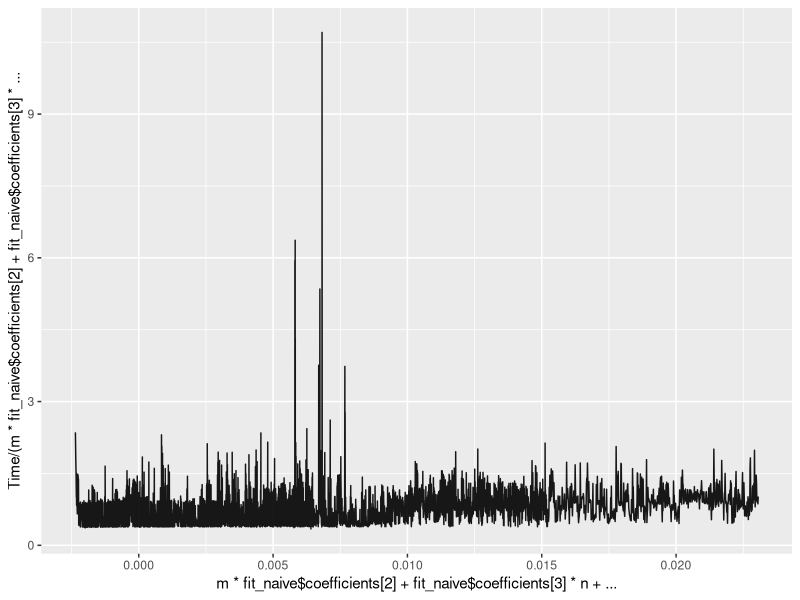
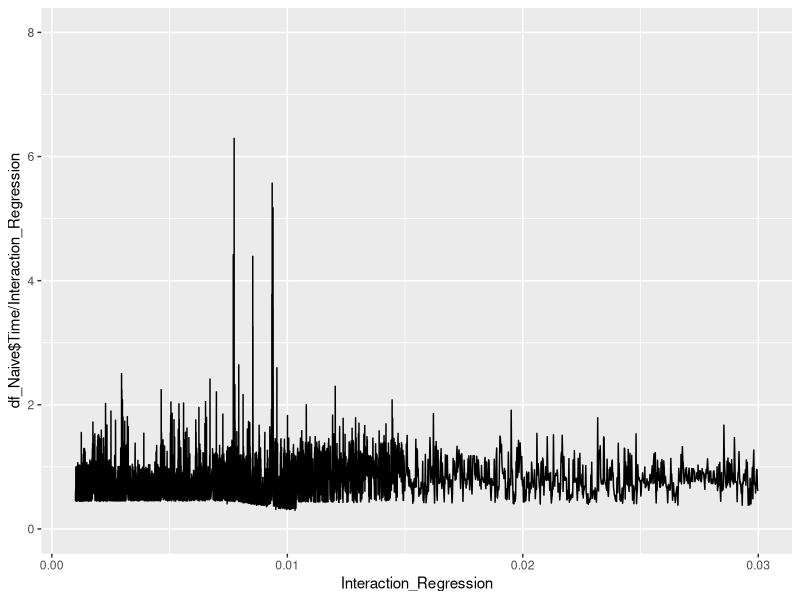
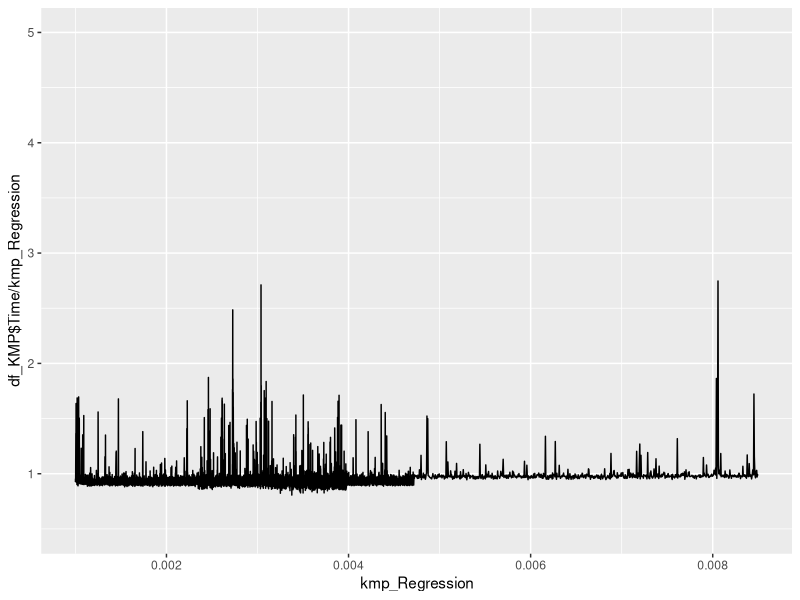

Write the R code that produced these figures, in order.
## ---- chunk 1
knitr::opts_chunk$set(echo = TRUE)

library(tidyverse)

## ---- chunk 2

# Import Naive
df_Naive = read.csv("Test ExactSubstring_Naive.csv", header = FALSE)

colnames(df_Naive) = c("Function", "Time", "n", "m", "z", "RunName")

df_Naive$RunName = factor(x = df_Naive$RunName)
df_Naive$Function = factor(x = df_Naive$Function)

# Import KMP
df_KMP = read.csv("Test ExactSubstring_KMP.csv", header = FALSE)

colnames(df_KMP) = c("Function", "Time", "n", "m", "z", "RunName")

df_KMP$RunName = factor(x = df_KMP$RunName)
df_KMP$Function = factor(x = df_KMP$Function)

## ---- chunk 3


## ---- chunk 4

fit_naive = lm( data = df_Naive, formula = Time ~ m + n)

ggplot( data = df_Naive ) +
  geom_line( 
    aes( 
      y = Time / ( m * fit_naive$coefficients[2] + fit_naive$coefficients[3] * n ), 
      x = m * fit_naive$coefficients[2] + fit_naive$coefficients[3] * n + fit_naive$coefficients[1] 
    ), 
    color = "#000000", alpha = 0.9 
  ) 

## ---- chunk 5

fit_naive_poly = glm( data = df_Naive, formula = Time ~ n * m )
fit_naive_poly
inc = fit_naive_poly$coefficients[1]
c_n = fit_naive_poly$coefficients[2]
c_m = fit_naive_poly$coefficients[3]
c_nm = fit_naive_poly$coefficients[4]
Interaction_Regression = inc + c_n * df_Naive$n + c_m * df_Naive$m + df_Naive$n * df_Naive$m * c_nm
Interaction_Regression = 0 + c_n * df_Naive$n + 0 * df_Naive$m + df_Naive$n * df_Naive$m * c_nm

ggplot(  ) +
  geom_line( 
    aes( 
      y = df_Naive$Time / Interaction_Regression, 
      x = Interaction_Regression
    )
  ) + xlim(0.001, 0.03) + ylim(0, 8)


## ---- chunk 6

fit_kmp = glm( data = df_KMP, formula = Time ~ n + m )
inc = fit_kmp$coefficients[1]
c_m = fit_kmp$coefficients[3]
c_n = fit_kmp$coefficients[2]
kmp_Regression = inc + c_n * df_KMP$n + c_m * df_KMP$m
kmp_Regression = 0 + c_n * df_KMP$n + c_m * df_KMP$m

ggplot(  ) +
  geom_line( 
    aes( 
      y = df_KMP$Time / kmp_Regression, 
      x = kmp_Regression
    )
  ) + xlim(0.001, 0.0085) + ylim(0.5, 5)

## ---- chunk 7

fit_naive = lm( data = df_Naive, formula = Time ~ n + m )
fit_naive_z = lm( data = df_Naive, formula = Time ~ n + m + z )

an_naive = anova(fit_naive, fit_naive_z)
an_naive$`Pr(>F)`

## ---- chunk 8

fit_kmp = lm( data = df_KMP, formula = Time ~ n + m )
fit_kmp_z = lm( data = df_KMP, formula = Time ~ n + m + z )

an_kmp = anova(fit_kmp, fit_kmp_z)
an_kmp$`Pr(>F)`
